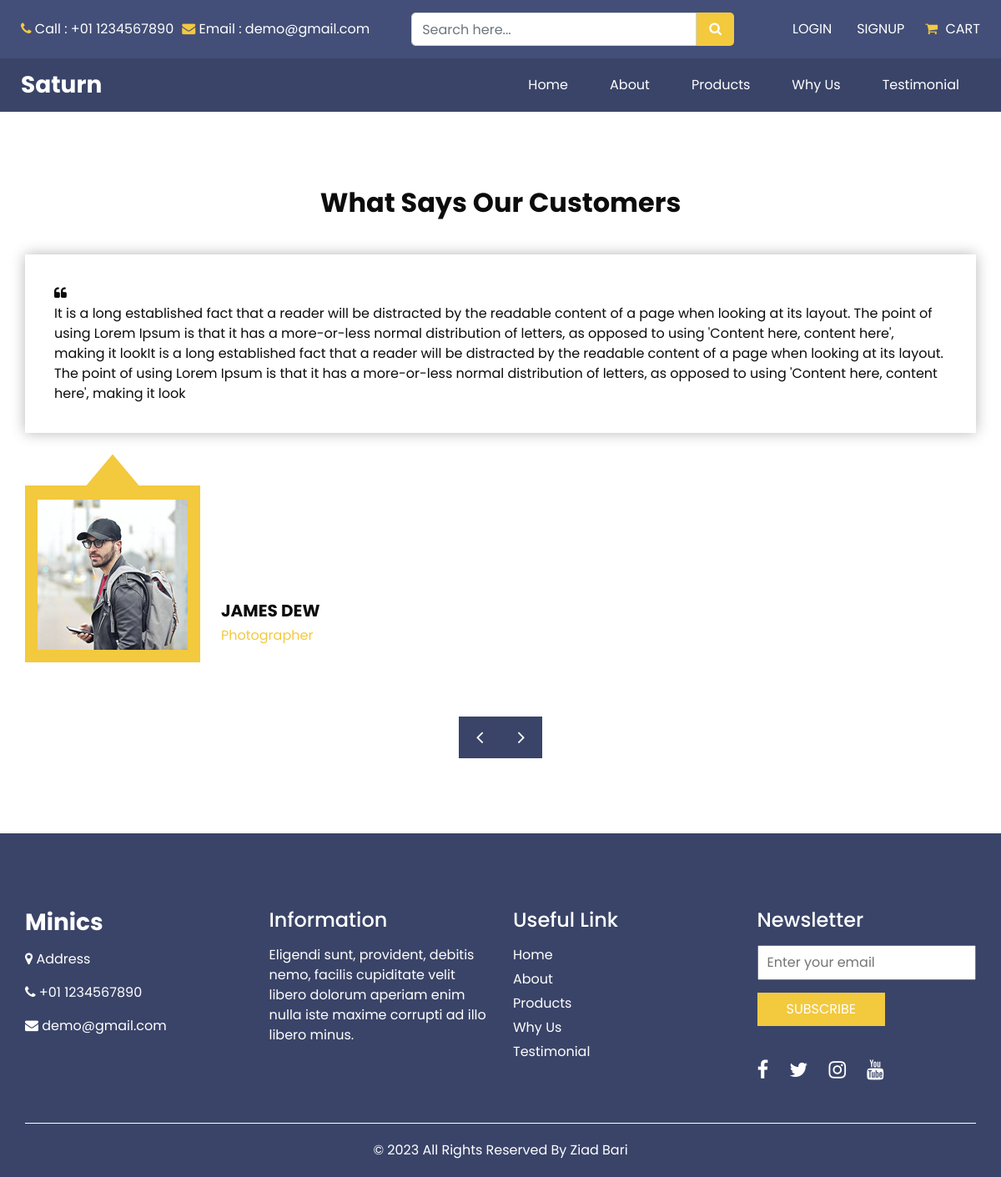
Page /testimonial/ on the committed database.
### settings/models.py (models this page shows)
class Company(models.Model):
    name = models.CharField(max_length=50)
    logo = models.ImageField(upload_to='company')
    call_us = models.CharField(max_length=25,null=True,blank=True)
    email_us = models.CharField(max_length=25,null=True,blank=True)
    subtitle = models.TextField(max_length=200,null=True,blank=True)
    email = models.TextField(max_length=200,null=True,blank=True)
    phones = models.TextField(max_length=200,null=True,blank=True)
    address = models.TextField(max_length=200,null=True,blank=True)
    fb_link = models.URLField(null=True,blank=True)
    youtube_link = models.URLField(null=True,blank=True)
    insta_link = models.URLField(null=True,blank=True)
    twiter_link = models.URLField(null=True,blank=True)
    def __str__(self):
        return self.name

### settings/views.py (the view)
# urls.py: path('testimonial/', testimonial),
def testimonial(request):
    return render(request,'settings/testimonial.html',{})

### settings/templates/settings/testimonial.html (shortened to what this page needs)
{% extends 'base.html' %}
{% load static %}
{% block body %}
  <section class="client_section layout_padding">
    <div class="container">
      <div class="heading_container heading_center">
        <h2>
          What Says Our Customers
        </h2>
      </div>
    </div>
    <div class="client_container ">
      <div id="carouselExample2Controls" class="carousel slide" data-ride="carousel">
        <div class="carousel-inner">
          <div class="carousel-item active">
            <div class="container">
              <div class="box">
                <div class="detail-box">
                  <p>
                    <i class="fa fa-quote-left" aria-hidden="true"></i>
                  </p>
                  <p>
                    It is a long established fact that a reader will be distracted by the readable content of a page
                    when looking at its layout. The point of using Lorem Ipsum is that it has a more-or-less normal
                    distribution of letters, as opposed to using 'Content here, content here', making it lookIt is a
                    long established fact that a reader will be distracted by the readable content of a page when
                    looking at its layout. The point of using Lorem Ipsum is that it has a more-or-less normal
                    distribution of letters, as opposed to using 'Content here, content here', making it look
                  </p>
                </div>
                <div class="client-id">
                  <div class="img-box">
                    <img src="{% static 'ltr/images/client.jpg' %}" alt="">
                  </div>
                  <div class="name">
                    <h5>
                      James Dew
                    </h5>
                    <h6>
                      Photographer
                    </h6>
                  </div>
                </div>
              </div>
            </div>
          </div>
        </div>
        <div class="carousel_btn-box">
          <a class="carousel-control-prev" href="#carouselExample2Controls" role="button" data-slide="prev">
            <span>
              <i class="fa fa-angle-left" aria-hidden="true"></i>
            </span>
          </a>
          <a class="carousel-control-next" href="#carouselExample2Controls" role="button" data-slide="next">
            <span>
              <i class="fa fa-angle-right" aria-hidden="true"></i>
            </span>
          </a>
        </div>
      </div>
    </div>
  </section>
{% endblock body %}

### templates/base.html (shortened to what this page needs)
{% load static %}
<!DOCTYPE html>
<html>
<head>
  <link rel="stylesheet" type="text/css" href="{% static 'ltr/css/bootstrap.css' %}" />
  <link href="{% static 'ltr/css/font-awesome.min.css' %}" rel="stylesheet" />
  <link href="{% static 'ltr/css/style.css' %}" rel="stylesheet" />
  <link href="{% static 'ltr/css/responsive.css' %}" rel="stylesheet" />
</head>
<body>
  <div class="hero_area">
    <header class="header_section">
      <div class="header_top">
        <div class="container-fluid">
          <div class="top_nav_container">
            <div class="contact_nav">
              <a href="">
                <i class="fa fa-phone" aria-hidden="true"></i>
                <span>
                  Call : {{company_data.phones}}
                </span>
              </a>
              <a href="">
                <i class="fa fa-envelope" aria-hidden="true"></i>
                <span>
                  Email : {{company_data.email_us}}
                </span>
              </a>
            </div>
            <from class="search_form">
              <input type="text" class="form-control" placeholder="Search here...">
              <button class="" type="submit">
                <i class="fa fa-search" aria-hidden="true"></i>
              </button>
            </from>
            <div class="user_option_box">
              {% if request.user.is_authenticated %}
                  <a href="/profile" class="account-link">
                    <span>
                      <i class="fa fa-user" aria-hidden="true"></i>
                      {{request.user.user_profile.user.username}}
                    </span>
                </a>
                <a href="/accounts/logout" class="account-link">
                  <span>
                    logout
                  </span>
                </a>
              {% else %}
                  <a href="/accounts/login" class="account-link">
                    <span>
                      login
                    </span>
                  </a>
                  <a href="/accounts/signup" class="account-link">
                    <span>
                      signup
                    </span>
                  </a>
              {% endif %}
              <a href="" class="cart-link">
                <i class="fa fa-shopping-cart" aria-hidden="true"></i>
                <span>
                  Cart
                </span>
              </a>
            </div>
          </div>
        </div>
      </div>
      <div class="header_bottom">
        <div class="container-fluid">
          <nav class="navbar navbar-expand-lg custom_nav-container ">
            <a class="navbar-brand" href="/">
              <span>
                {{company_data}}
              </span>
            </a>
            <div class="collapse navbar-collapse" id="navbarSupportedContent">
              <ul class="navbar-nav ">
                <li class="nav-item">
                  <a class="nav-link" href="/">Home </a>
                </li>
                <li class="nav-item">
                  <a class="nav-link" href="/about/"> About</a>
                </li>
                <li class="nav-item">
                  <a class="nav-link" href="/products/">Products</a>
                </li>
                <li class="nav-item">
                  <a class="nav-link" href="/why/">Why Us</a>
                </li>
                <li class="nav-item">
                  <a class="nav-link" href="/testimonial/">Testimonial</a>
                </li>
              </ul>
            </div>
          </nav>
        </div>
      </div>
    </header>
{% block body %}
{% endblock body %}
<section class="info_section ">
  <div class="container">
    <div class="row">
      <div class="col-md-3">
        <div class="info_contact">
          <h5>
            <a href="" class="navbar-brand">
              <span>
                Minics
              </span>
            </a>
          </h5>
          <p>
            <i class="fa fa-map-marker" aria-hidden="true"></i>
            Address
          </p>
          <p>
            <i class="fa fa-phone" aria-hidden="true"></i>
            +01 1234567890
          </p>
          <p>
            <i class="fa fa-envelope" aria-hidden="true"></i>
            demo@gmail.com
          </p>
        </div>
      </div>
      <div class="col-md-3">
        <div class="info_info">
          <h5>
            Information
          </h5>
          <p>
            Eligendi sunt, provident, debitis nemo, facilis cupiditate velit libero dolorum aperiam enim nulla iste maxime corrupti ad illo libero minus.
          </p>
        </div>
      </div>
      <div class="col-md-3">
        <div class="info_links">
          <h5>
            Useful Link
          </h5>
          <ul>
            <li>
              <a href="/">
                Home
              </a>
            </li>
            <li>
              <a href="/about/">
                About
              </a>
            </li>
            <li>
              <a href="/products/">
                Products
              </a>
            </li>
            <li>
              <a href="/why/">
                Why Us
              </a>
            </li>
            <li>
              <a href="/testimonial/">
                Testimonial
              </a>
            </li>
          </ul>
        </div>
      </div>
      <div class="col-md-3">
        <div class="info_form ">
          <h5>
            Newsletter
          </h5>
          <form action="">
            <input type="email" placeholder="Enter your email">
            <button>
              Subscribe
            </button>
          </form>
          <div class="social_box">
            <a href="https://github.com/zbari023">
              <i class="fa fa-facebook" aria-hidden="true"></i>
            </a>
            <a href="https://github.com/zbari023">
              <i class="fa fa-twitter" aria-hidden="true"></i>
            </a>
            <a href="https://github.com/zbari023">
              <i class="fa fa-instagram" aria-hidden="true"></i>
            </a>
            <a href="https://github.com/zbari023">
              <i class="fa fa-youtube" aria-hidden="true"></i>
            </a>
          </div>
        </div>
      </div>
    </div>
  </div>
</section>
  <footer class="footer_section">
    <div class="container">
      <p>
        &copy; <span id="displayYear"></span> All Rights Reserved By
        <a href="https://github.com/zbari023">Ziad Bari</a>
      </p>
    </div>
  </footer>
</body>
</html>

### static/ltr/css/responsive.css (style rules this page uses)
@media (max-width: 1200px) { .carousel_btn-box { display: flex; justify-content: center; margin-top: 45px; } }
@media (max-width: 1200px) { .client_section .carousel-control-prev, .client_section .carousel-control-next { position: unset; transform: none; } }
@media (min-width: 1200px) { .container { max-width: 1170px; } }

### rows in the picture
Company: phones "+01 1234567890", email_us "demo@gmail.com", name "Saturn"
